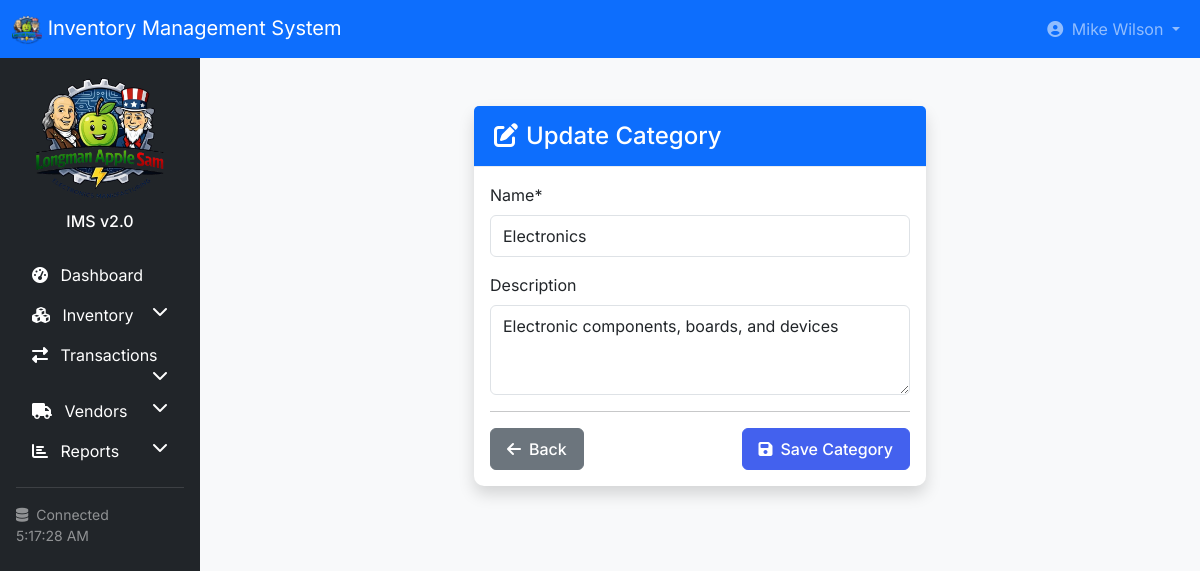
Page /inventory/category/1/update/ (signed in) on the committed database.
### inventory/models.py (models this page shows, shortened)
class Category(models.Model):
    name = models.CharField(max_length=100, unique=True)
    description = models.TextField(blank=True)
    created_at = models.DateTimeField(auto_now_add=True)
    updated_at = models.DateTimeField(auto_now=True)
    class Meta:
        verbose_name_plural = "Categories"
        ordering = ['name']

### inventory/views.py (the view)
# urls.py: path('category/<int:pk>/update/', views.category_update, name='category_update'),
@login_required
def category_update(request, pk):
    category = get_object_or_404(Category, pk=pk)
    if request.method == 'POST':
        form = CategoryForm(request.POST, instance=category)
        if form.is_valid():
            form.save()
            messages.success(request, 'Category updated!')
            return redirect('inventory:category_list')
    else:
        form = CategoryForm(instance=category)
    return render(request, 'inventory/category_form.html',
                  {'form': form, 'title': 'Update Category', 'category': category})

### inventory/forms.py
class CategoryForm(forms.ModelForm):
    class Meta:
        model = Category
        fields = ['name', 'description']
        widgets = {
            'name': forms.TextInput(attrs={'class': 'form-control'}),
            'description': forms.Textarea(attrs={'class': 'form-control', 'rows': 3}),
        }

### inventory/templates/inventory/category_form.html (shortened to what this page needs)
{% extends 'base.html' %}
{% load crispy_forms_tags %}
{% block content %}
<div class="container py-4">
    <div class="row justify-content-center">
        <div class="col-md-6">
            <div class="card shadow">
                <div class="card-header bg-primary text-white">
                    <h4 class="mb-0"><i class="fas fa-{% if category %}edit{% else %}plus-circle{% endif %} me-2"></i>{{ title }}</h4>
                </div>
                <div class="card-body">
                    <form method="post">
                        {{ form|crispy }}
                        <hr>
                        <div class="d-flex justify-content-between">
                            <a href="{% url 'inventory:category_list' %}" class="btn btn-secondary">
                                <i class="fas fa-arrow-left me-2"></i>Back
                            </a>
                            <button type="submit" class="btn btn-primary">
                                <i class="fas fa-save me-2"></i>Save Category
                            </button>
                        </div>
                    </form>
                </div>
            </div>
        </div>
    </div>
</div>
{% endblock %}

### templates/navbar.html (shortened to what this page needs)
<nav class="navbar navbar-expand-lg navbar-dark bg-primary">
    <div class="container-fluid">
        <a class="navbar-brand" href="{% url 'accounts:dashboard' %}">
            {% load static %}
            <img src="{% static 'img/company_logo.png' %}" class="opacity-20" alt="My logo" width="30" height="30">
            <span class="d-none d-sm-inline">Inventory Management System</span>
        </a>
        <div class="collapse navbar-collapse" id="navbarMain">
            <ul class="navbar-nav ms-auto">
                <li class="nav-item dropdown">
                    <a class="nav-link dropdown-toggle" href="#" id="userDropdown" role="button" data-bs-toggle="dropdown">
                        <i class="fas fa-user-circle me-1"></i>
                        <span class="d-none d-lg-inline">{{ user.get_full_name|default:user.username }}</span>
                    </a>
                </li>
            </ul>
        </div>
    </div>
</nav>

### static/css/custom.css (style rules this page uses)
:root { --primary-color: #4361ee; --success-color: #06d6a0; --warning-color: #ffb703; --danger-color: #e63946; --info-color: #4895ef; }
body { font-family: 'Inter', -apple-system, BlinkMacSystemFont, sans-serif; background-color: #f8f9fa; min-height: 100vh; }
.card { border: none; border-radius: 10px; box-shadow: 0 2px 10px rgba(0, 0, 0, 0.05); transition: transform 0.2s, box-shadow 0.2s; margin-bottom: 1.5rem; }
.card-header { background-color: white; border-bottom: 1px solid #e9ecef; padding: 1rem 1.25rem; font-weight: 600; }
.btn { border-radius: 6px; font-weight: 500; padding: 0.5rem 1rem; }
.btn-primary { background-color: var(--primary-color); border-color: var(--primary-color); }
.form-control, .form-select { border-radius: 6px; border: 1px solid #dee2e6; padding: 0.5rem 0.75rem; }

### rows in the picture
Category: name "Electronics", description "Electronic components, boards, and devices"

### other values in the picture
{{ user.get_full_name|default:user.username }} "Mike Wilson"
{{ title }} "Update Category"
